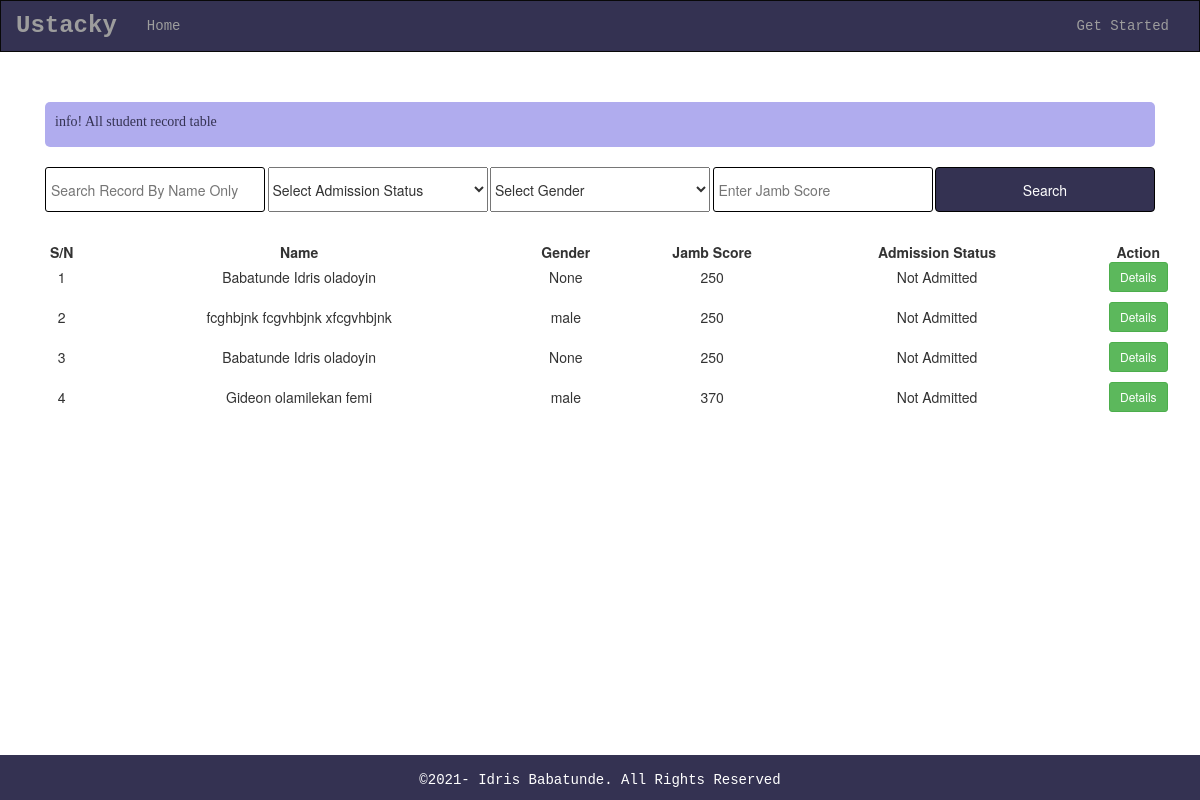
The app's page /studentList with its own data.
### tables this page shows
CREATE TABLE "datatable" (
	"image_url"	TEXT NOT NULL,
	"firstname"	TEXT NOT NULL,
	"middlename"	TEXT NOT NULL,
	"lastname"	TEXT NOT NULL,
	"dob"	TEXT NOT NULL,
	"phone"	INTEGER NOT NULL,
	"state"	TEXT NOT NULL,
	"local"	TEXT NOT NULL,
	"nextofkin"	TEXT NOT NULL,
	"email"	TEXT NOT NULL,
	"address"	TEXT NOT NULL,
	"score"	INTEGER NOT NULL,
	"sex"	TEXT,
	PRIMARY KEY("phone")
);

### app.py (the view)
@app.route('/studentList')
def studentList():
    connection = sqlite3.connect(currentDirectory + "\students.db")
    cursor = connection.cursor()
    cursor.execute('SELECT firstname,middlename,lastname,sex,score, phone from datatable')
    rv = cursor.fetchall()
    return render_template('/studentList.html', details = rv)

### templates/studentList.html (shortened to what this page needs)
{% extends 'base.html' %}
{% block content %}
<div class="studentinfo">
    <p>info! All student record table</p>
</div>
<div >
    <form action="" method="" class="search-container">
        <input type="text" name="searchByName" class="searchByName" placeholder="Search Record By Name Only">
        <select class="status">
            <option>Select Admission Status</option>
        </select>
        <select class="gender">
            <option>Select Gender</option>
        </select>
        <input type="text" name="jambScore" class="jambScore" placeholder="Enter Jamb Score">
        <input type="submit" class="btn btn-primary searchButton" value="Search">
    </form>
</div>
<div>
    <table class="tableInfo">
        <tr class="tableHead">
            <th>S/N</th>
            <th>Name</th>
            <th>Gender</th>
            <th>Jamb Score</th>
            <th>Admission Status</th>
            <th>Action</th>
        </tr>
        {% for items in  details%}
        <tr>
            <td>{{loop.index}}</td>
            <td>{{items[2] +' '+items[0]+ ' '+ items[1]}}</td>
            <td>{{items[3]}}</td>
            <td>{{items[4]}}</td>
            <td>Not Admitted</td>
            <td><a class="btn btn-sm btn-success button-details" id="{{items[5]}}" href="{{url_for('detailed')}}" >Details</a></td>
        </tr>
        {% endfor %}
    </table>
</div>
{% endblock %}

### templates/base.html (shortened to what this page needs)
<!DOCTYPE html>
<html lang="en">
  <head>
    <link
      rel="stylesheet"
      href="{{url_for('static', filename='css/bootstrap.css')}}"
    />
    <link
      rel="stylesheet"
      href="{{url_for('static', filename='css/styles.css')}}"
    />
  </head>
  <body>
    <nav class="navbar navbar-inverse">
      <div class="container-fluid">
        <div class="navbar-header">
          <a class="navbar-brand" href="{{url_for('index')}}">Ustacky</a>
        </div>
        <div id="navbar" class="collapse navbar-collapse">
          <ul class="nav navbar-nav">
            <li {% block home_active %} {% endblock %}>
              <a href="{{url_for('index')}}">Home</a>
            </li>
          </ul>
          <ul class="nav navbar-nav navbar-right">
            <li {% block getStarted_active %} {% endblock %}>
              <a href="{{url_for('getStarted')}}">Get Started</a>
            </li>
          </ul>
        </div>
      </div>
    </nav>
    <div class="container-fluid container-row">
      {%block content %}{% endblock %}
    </div>
    <footer class="footer">
      <div class="container">
        <p>&copy;2021- Idris Babatunde. All Rights Reserved</p>
      </div>
    </footer>
  </body>
</html>

### static/css/styles.css (style rules this page uses)
* { margin: 0; padding: 0; box-sizing: border-box; }
body { width: 100%; }
html { position: relative; min-height: 100%; }
body { margin-bottom: 45px; }
.navbar { background-color: #343252; border-radius: 0; }
.navbar-header a { font-size: 24px; font-weight: 900; }
.container-row { margin: 30px auto 10px; }
.btn-primary { background-color: #343252; }
input { width: 100%; height:28px; background-color:#fff; border: none; outline: none; margin-bottom: 10px; border-radius: 3px; padding: 5px; overflow:hidden; }
.studentinfo { background-color: #b0acee; height: 45px; margin: 20px 30px; border-radius: 5px; }
.studentinfo p { font-family: Georgia, 'Times New Roman', Times, serif; font-size: 14px; color: #343252; padding: 10px; }
.searchButton { width: 100px; height: 40px; padding: 10px; }
.search-container { display: flex; flex-direction: row; justify-content:space-between; margin: 20px 30px; }
.search-container input { border: 1px solid black; width: 220px; height: 45px; }
.search-container select { width: 220px; height: 45px; }
.tableInfo { width: 100%; margin: 0 20px; }
.tableHead { justify-content: space-between; margin-top: 20px ; }
.tableHead th { margin-left: 20px; text-align: center; }
td { text-align: center; padding-bottom: 10px; }
.footer { text-align: center; position: absolute; bottom: 0; width: 100%; height: 45px; background-color:#343252; color: #fff; }
.footer p { margin-top: 15px; line-break: 2px; }
.navbar, .footer { font-family: monospace; }

### records on screen
datatable: lastname+firstname+middlename "Babatunde Idris oladoyin", items "None", score "250"
datatable: lastname+firstname+middlename "fcghbjnk fcgvhbjnk xfcgvhbjnk", sex "male", score "250"
datatable: lastname+firstname+middlename "Babatunde Idris oladoyin", items "None", score "250"
datatable: lastname+firstname+middlename "Gideon olamilekan femi", sex "male", score "370"
